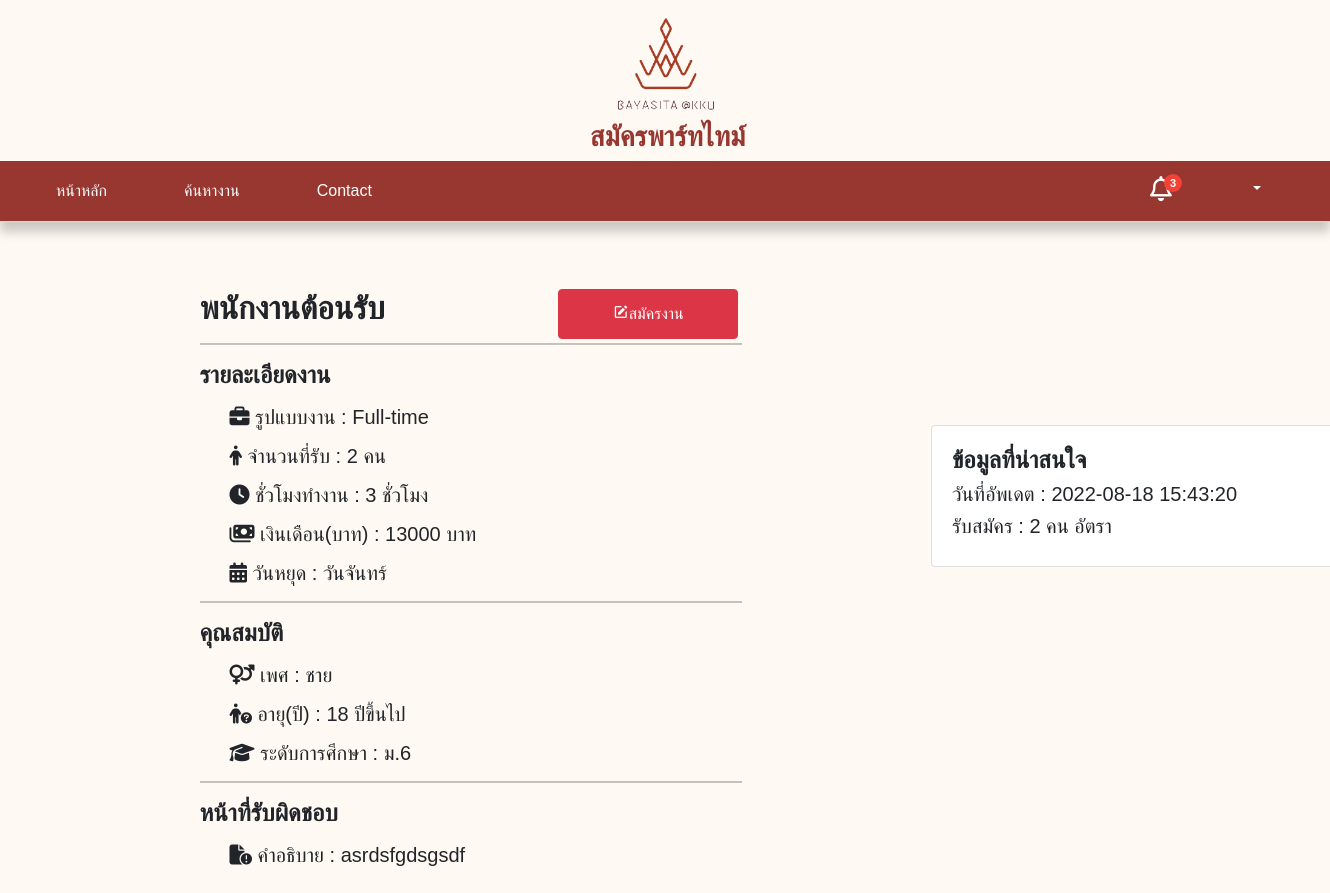
Page /user_apply.php?Job_ID=9 on the committed database.
### tables this page shows
CREATE TABLE `job` (
  `Job_ID` int(11) NOT NULL,
  `Job_Topic` varchar(99) NOT NULL,
  `Job_Type` varchar(90) NOT NULL,
  `Job_Result` varchar(50) NOT NULL,
  `Job_Amount` varchar(50) NOT NULL,
  `Job_Time` varchar(50) NOT NULL,
  `Job_Salary` varchar(50) NOT NULL,
  `Job_Dayoff` varchar(50) NOT NULL,
  `Job_Gender` varchar(30) NOT NULL,
  `Job_Age` varchar(50) NOT NULL,
  `Job_Education` varchar(50) NOT NULL,
  `Job_Duty` varchar(150) NOT NULL,
  `Job_Date` timestamp NOT NULL DEFAULT current_timestamp() ON UPDATE current_timestamp()
);

### user_apply.php (the view, shortened to what this page needs)
<!DOCTYPE html>
<html lang="en">
<head>
    <link href="./css/apply.css" rel="stylesheet">
    <link href='https://unpkg.com/boxicons@2.0.7/css/boxicons.min.css' rel='stylesheet'>
    <link href='https://unpkg.com/boxicons@2.0.7/css/boxicons.min.css' rel='stylesheet'>
    <link href="https://cdn.jsdelivr.net/npm/bootstrap@5.1.3/dist/css/bootstrap.min.css" rel="stylesheet">
</head>
<body>
    <?php
    include "./user_navbar.php";
    ?>
    <div class="apply">
        <button id="addbn" type="button" class="btn btn-danger rigth" data-bs-toggle="modal" data-bs-target="#staticBackdrop">
            <i class='bx bxs-edit'>สมัครงาน</i>
        </button>
    </div>
    <?php
        include('./config/db.php');
        if ($_GET){
            $Job_ID = $_GET['Job_ID'];
            $query = mysqli_query($conn, "select * from job where Job_ID = '$Job_ID'");
        }
        while ($row = mysqli_fetch_assoc($query)) {
        ?>
    <div class="Des">
        <h2><b><?php echo $row['Job_Type']; ?></h2>
        <hr>
        <h4><b>รายละเอียดงาน</b></h4>
        <h5><i class="fa-solid fa-briefcase"></i> รูปแบบงาน : <?php echo $row['Job_Result']; ?> </h5>
        <h5><i class="fa-solid fa-person"></i> จำนวนที่รับ : <?php echo $row['Job_Amount']; ?></h5>
        <h5><i class="fa-solid fa-clock"></i> ชั่วโมงทำงาน : <?php echo $row['Job_Time']; ?></h5>
        <h5><i class="fa-solid fa-money-bills"></i> เงินเดือน(บาท) : <?php echo $row['Job_Salary']; ?></h5>
        <h5><i class="fa-solid fa-calendar-days"></i> วันหยุด : <?php echo $row['Job_Dayoff']; ?></h5>
        <hr>
        <h4><b>คุณสมบัติ </b></h4>
        <h5><i class="fa-solid fa-venus-mars"></i> เพศ : <?php echo $row['Job_Gender']; ?></h5>
        <h5><i class="fa-solid fa-person-circle-question"></i> อายุ(ปี) : <?php echo $row['Job_Age']; ?></h5>
        <h5><i class="fa-solid fa-graduation-cap"></i> ระดับการศึกษา : <?php echo $row['Job_Education']; ?></h5>
        <hr>
        <h4><b>หน้าที่รับผิดชอบ </b></h4>
        <h5><i class="fa-solid fa-file-circle-exclamation"></i> คำอธิบาย : <?php echo $row['Job_Duty']; ?></h5>
    </div>
    <?php
        }
        ?>
    <div class="card" style="width: 30rem;">
        <div class="card-body">
        <?php
        include('./config/db.php');
        if ($_GET){
            $Job_ID = $_GET['Job_ID'];
            $query = mysqli_query($conn, "select * from job where Job_ID = '$Job_ID'");
        }
        while ($row = mysqli_fetch_assoc($query)) {
        ?>
            <h4><b>ข้อมูลที่น่าสนใจ</h4>
            <h5>วันที่อัพเดต : <?php echo $row['Job_Date']; ?></h5>
            <h5>รับสมัคร : <?php echo $row['Job_Amount']; ?> อัตรา</h5>
        </div>
        <?php
        }
        ?>
    </div>
</body>
</html>

### css/apply.css (style rules this page uses)
* { margin: 0; padding: 0; box-sizing: border-box; font-family: sans-serif; }
.btn { margin-top: 5%; width: 180px; height: 50px; position: absolute; right: 44.5%; }
.Des { margin: 5% 0% 0% 15%; }
.Des h2 { margin-top: 15px; }
.Des h5 { margin-left: 30px; margin-top: 15px; }
hr { margin-top: 15px; width: 48%; }
.card { position: absolute; top: -450px; left: 70%; background-color: #fff; border-radius: 15px; }

### css/user_navbar.css (style rules this page uses)
body { background: #fff9f3 !important; margin: 0; font-family: sans-serif; }

### rows in the picture
job: Job_Type "พนักงานต้อนรับ", Job_Result "Full-time", Job_Amount "2 คน", Job_Time "3 ชั่วโมง", Job_Salary "13000 บาท", Job_Dayoff "วันจันทร์", Job_Gender "ชาย", Job_Age "18 ปีขึ้นไป", Job_Education "ม.6", Job_Duty "asrdsfgdsgsdf", Job_Date "2022-08-18 15:43:20"
